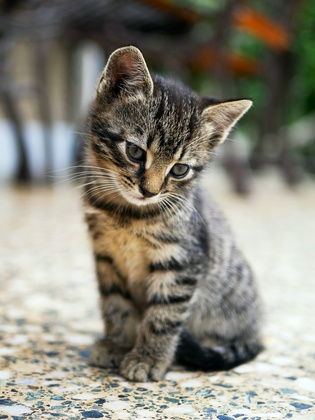
%> input picture Cogni/cat.jfif, 315 x 420 px, shrunk from 1000 x 1333 before the run
$ octave count.m   (GNU Octave 9; MATLAB toolbox functions it lacks are replaced by stand-ins)
%> lines starting %> are read from the running program, lines starting %| are printed output that depends on the picture; in (x1, y1, x2, y2) boxes, pixels count from 0 and x2, y2 are one past the last pixel; in counts of white or black regions, pixels touching at a corner belong together; the program's own positions count from 1
### Cogni/count_BW.m
function [ones,zeros] = count_BW(img)
    bw  = im2bw(img);
    [r,c]=size(bw);
    ones=0;
    zeros=0;
    for i=1:r
        for j=1:c
            if bw(i,j)== 1
                ones=ones+1;
            else
                zeros=zeros+1;
            end
        end
    end
end

### Cogni/count.m
img = imread("cat.jfif");
%> img is the input picture: size 420x315x3 uint8; mean R, G, B 136.3, 133.9, 122.1
subplot(121);imshow(img);title("Original Image");
bw  = im2bw(img);
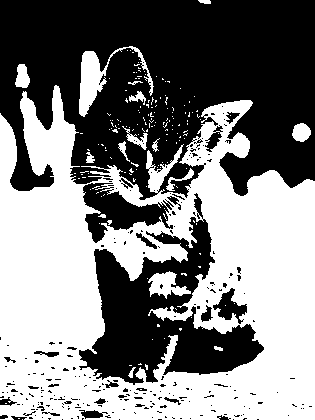
%> bw: size 420x315 logical; 49.9% white; 175 white regions (159 under 20 px), largest, box (x1, y1, x2, y2) and area: (0, 85, 315, 420) 62267, (79, 46, 154, 117) 1365, (148, 271, 191, 299) 619
subplot(122);imshow(bw);title("Binary Image");
[r,c]=size(bw);
%> r = 420; c = 315

[ones,zeroes] = count_BW(img);
%> after the loop in count_BW, `for i=1:r`: ones = 66063; zeros = 66237
%> ones = 66063; zeroes = 66237
disp(['Total No. of pixels: ' num2str(r*c)]);
%| Total No. of pixels: 132300
disp(['No of black Pixels: ' num2str(zeroes)]);
%| No of black Pixels: 66237
disp(['No of white Pixels: ' num2str(ones)]);
%| No of white Pixels: 66063
if ones+zeroes == r*c
    disp(['verified']);
else
    disp(['Number of pixels not matching']);
end
